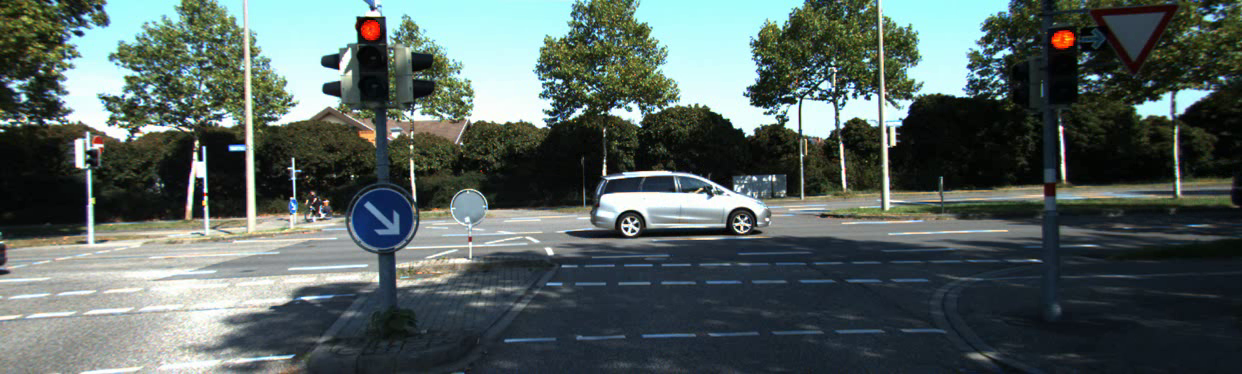
#> input picture frame 14 of raw_vid/0001.mp4, 1242 x 374 px
$ python preprocessed.py
#> lines starting #> are read from the running program, lines starting #| are printed output that depends on the picture
import cv2
import os

def resize_and_convert_video(input_path, output_path, width=854, height=480, output_format="avi"):
    """
    Giảm độ phân giải video xuống 480p và chuyển đổi sang định dạng mong muốn (.avi).

    - input_path: Đường dẫn file video gốc
    - output_path: Đường dẫn file video sau khi xử lý (không cần đuôi)
    - width, height: Kích thước mong muốn (mặc định 854x480 cho 480p)
    - output_format: Định dạng đầu ra (chỉ hỗ trợ "avi" ở đây)
    """
#> called with output_path = 'preprocessed_vid/0001.avi', width = 854, height = 480, output_format = 'avi'

    # Kiểm tra định dạng đầu ra hợp lệ
    if output_format not in ["avi"]:
        raise ValueError("Định dạng không hợp lệ! Chỉ hỗ trợ 'avi'.")

    cap = cv2.VideoCapture(input_path)
    # Lấy FPS gốc của video
    original_fps = cap.get(cv2.CAP_PROP_FPS)

    # Sử dụng codec XVID cho định dạng AVI
    fourcc = cv2.VideoWriter_fourcc(*"XVID")
    output_file = output_path if output_path.endswith(".avi") else output_path + ".avi"

    out = cv2.VideoWriter(output_file, fourcc, original_fps, (width, height))

    while cap.isOpened():
        ret, frame = cap.read()
#> frame is the input picture: shape (374, 1242, 3); mean B, G, R 94.6, 97.5, 84.7
        if not ret:
            break
        # Resize frame về 480p (854x480)
        frame_resized = cv2.resize(frame, (width, height))
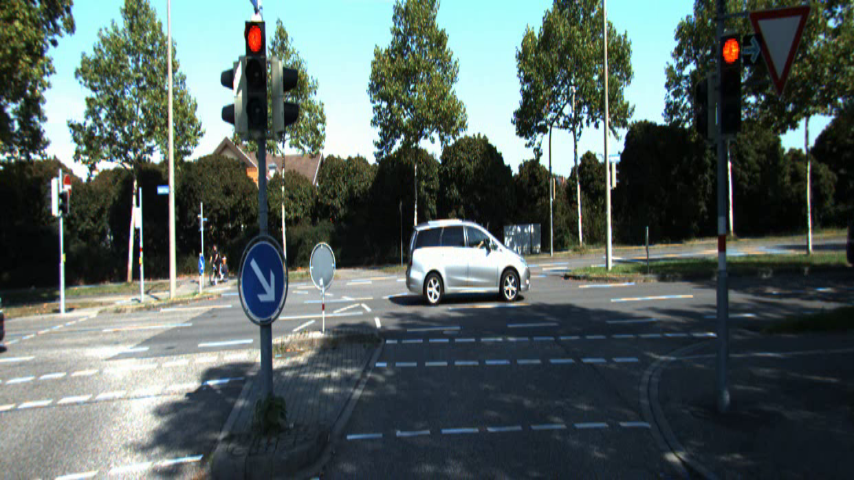
#> frame_resized: shape (480, 854, 3); mean B, G, R 94.5, 97.4, 84.6
        out.write(frame_resized)

    cap.release()
    out.release()
    print(f"✅ Video đã được xử lý và lưu tại: {output_file}")

def process_folder(input_folder, output_folder):
    """
    Duyệt qua tất cả các file MP4 trong input_folder, xử lý và lưu kết quả vào output_folder.
    """
    os.makedirs(output_folder, exist_ok=True)

    for file in os.listdir(input_folder):
        if file.lower().endswith(".mp4"):
            input_path = os.path.join(input_folder, file)
            # Đặt tên file đầu ra giống tên file gốc nhưng chuyển đuôi thành .avi
            output_file_name = os.path.splitext(file)[0] + ".avi"
            output_path = os.path.join(output_folder, output_file_name)

            resize_and_convert_video(input_path, output_path, width=854, height=480, output_format="avi")

# Đường dẫn thư mục gốc chứa video và thư mục đầu ra
input_folder = "/Users/nhxtrxng/Desktop/NCKH_2/raw_vid"
output_folder = "preprocessed_vid"

# Thực hiện chuyển đổi
process_folder(input_folder, output_folder)

$ run again, starting later in the video
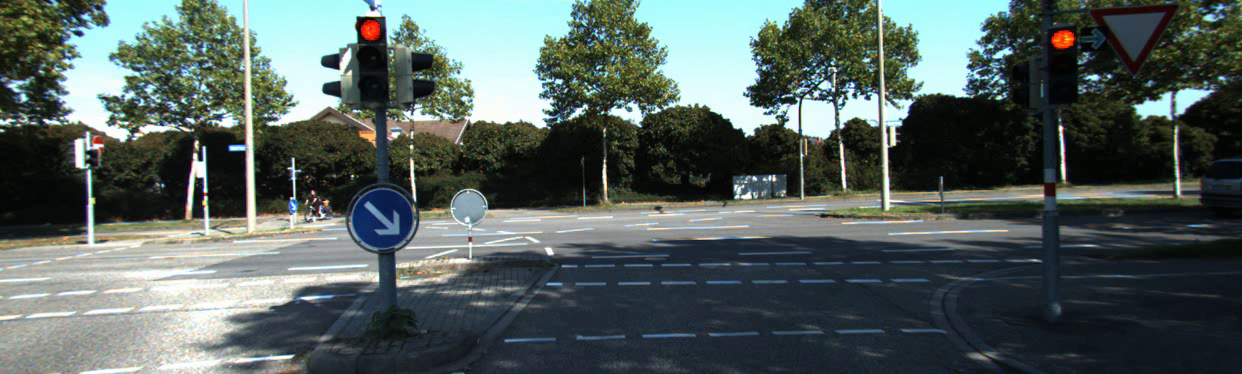
#> input picture frame 66 of raw_vid/0001.mp4, 1242 x 374 px
#> in resize_and_convert_video, frame is the input picture: shape (374, 1242, 3); mean B, G, R 93.7, 96.8, 84.3
#> in resize_and_convert_video, `frame_resized = cv2.resize(frame, (width, height))`:
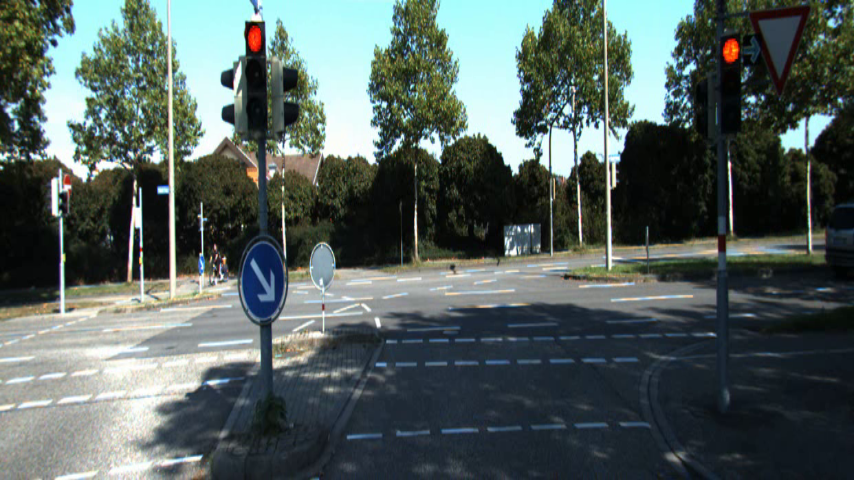
#> frame_resized: shape (480, 854, 3); mean B, G, R 93.6, 96.7, 84.2

$ run again, starting later in the video
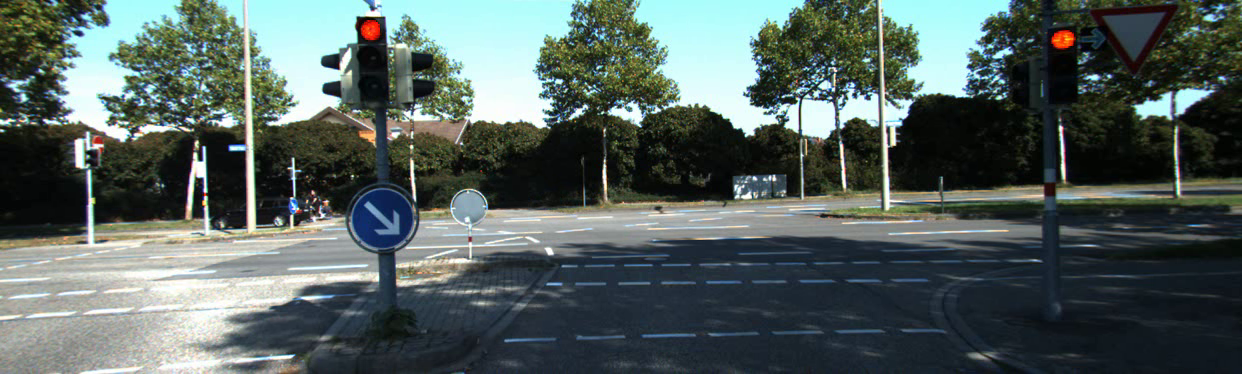
#> input picture frame 117 of raw_vid/0001.mp4, 1242 x 374 px
#> in resize_and_convert_video, frame is the input picture: shape (374, 1242, 3); mean B, G, R 93.9, 97, 84.4
#> in resize_and_convert_video, `frame_resized = cv2.resize(frame, (width, height))`:
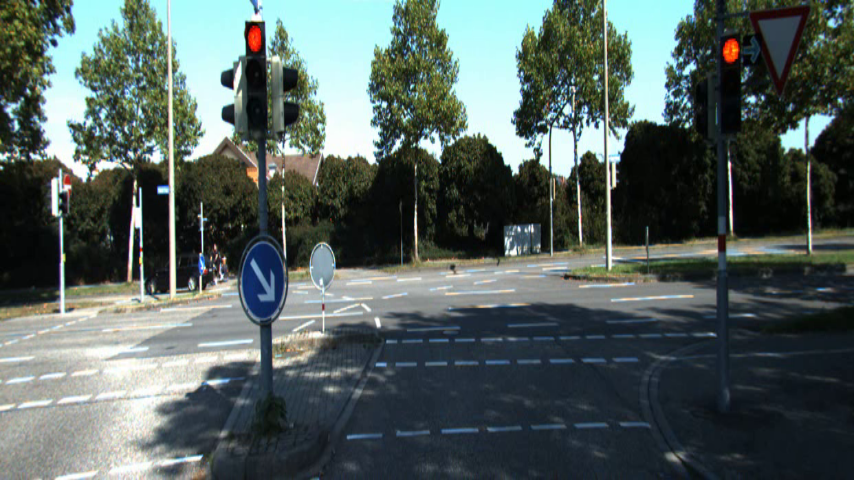
#> frame_resized: shape (480, 854, 3); mean B, G, R 93.8, 96.9, 84.3
